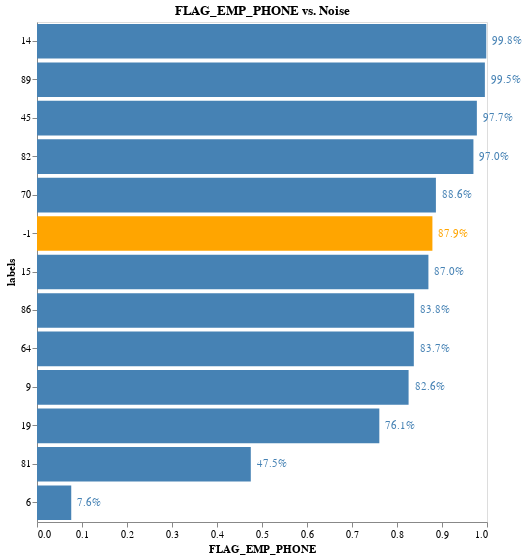

The code cell stored with this chart in its notebook:
### Code cell
plot_feature_percentage(top_5[4])

### Figure 1 — Vega-Lite specification as saved in the notebook (floating-point values rounded to 4 significant figures)
{"config": {"view": {"continuousWidth": 400, "continuousHeight": 300}}, "layer": [{"mark": "bar", "encoding": {"color": {"condition": {"value": "orange", "test": "(datum.labels === -1)"}, "value": "steelblue"}, "x": {"type": "quantitative", "axis": {"grid": false}, "field": "FLAG_EMP_PHONE", "title": "FLAG_EMP_PHONE"}, "y": {"type": "nominal", "field": "labels", "sort": {"field": "FLAG_EMP_PHONE", "order": "descending"}}}, "title": "FLAG_EMP_PHONE vs. Noise"}, {"mark": {"type": "text", "align": "left", "baseline": "middle", "dx": 6}, "encoding": {"color": {"condition": {"value": "orange", "test": "(datum.labels === -1)"}, "value": "steelblue"}, "text": {"type": "quantitative", "field": "FLAG_EMP_PHONE", "format": ".1%"}, "x": {"type": "quantitative", "axis": {"grid": false}, "field": "FLAG_EMP_PHONE", "title": "FLAG_EMP_PHONE"}, "y": {"type": "nominal", "field": "labels", "sort": {"field": "FLAG_EMP_PHONE", "order": "descending"}}}, "title": "FLAG_EMP_PHONE vs. Noise"}], "data": {"name": "data-80151b2b632f60379efc8b7cd56cab7f"}, "height": 500, "width": 450, "$schema": "https://vega.github.io/schema/vega-lite/v4.0.2.json", "datasets": {"data-80151b2b632f60379efc8b7cd56cab7f": [{"labels": -1, "PREV_DAYS_FIRST_DUE": 3839.0, "DAYS_EMPLOYED": 2376.0, "PERCENT_EMPLOYED_TO_AGE": 0.1504, "PREV_DAYS_LAST_DUE_1ST_VERSION": 37210.0, "FLAG_EMP_PHONE": 0.8787, "TARGET": 0.08115}, {"labels": 6, "PREV_DAYS_FIRST_DUE": 0.0, "DAYS_EMPLOYED": 63.45, "PERCENT_EMPLOYED_TO_AGE": 0.002907, "PREV_DAYS_LAST_DUE_1ST_VERSION": 0.0, "FLAG_EMP_PHONE": 0.07609, "TARGET": 0.07143}, {"labels": 9, "PREV_DAYS_FIRST_DUE": 10860.0, "DAYS_EMPLOYED": 2340.0, "PERCENT_EMPLOYED_TO_AGE": 0.1428, "PREV_DAYS_LAST_DUE_1ST_VERSION": 26690.0, "FLAG_EMP_PHONE": 0.8258, "TARGET": 0.0947}, {"labels": 14, "PREV_DAYS_FIRST_DUE": 0.0, "DAYS_EMPLOYED": 2032.0, "PERCENT_EMPLOYED_TO_AGE": 0.1356, "PREV_DAYS_LAST_DUE_1ST_VERSION": 0.0, "FLAG_EMP_PHONE": 0.9984, "TARGET": 0.06373}, {"labels": 15, "PREV_DAYS_FIRST_DUE": -1332.0, "DAYS_EMPLOYED": 1810.0, "PERCENT_EMPLOYED_TO_AGE": 0.1165, "PREV_DAYS_LAST_DUE_1ST_VERSION": 365200.0, "FLAG_EMP_PHONE": 0.8698, "TARGET": 0.1264}, {"labels": 19, "PREV_DAYS_FIRST_DUE": -727.3, "DAYS_EMPLOYED": 1945.0, "PERCENT_EMPLOYED_TO_AGE": 0.1213, "PREV_DAYS_LAST_DUE_1ST_VERSION": 79090.0, "FLAG_EMP_PHONE": 0.7607, "TARGET": 0.04908}, {"labels": 45, "PREV_DAYS_FIRST_DUE": 1885.0, "DAYS_EMPLOYED": 1543.0, "PERCENT_EMPLOYED_TO_AGE": 0.1174, "PREV_DAYS_LAST_DUE_1ST_VERSION": 2922.0, "FLAG_EMP_PHONE": 0.9775, "TARGET": 0.1139}, {"labels": 64, "PREV_DAYS_FIRST_DUE": 260.1, "DAYS_EMPLOYED": 2736.0, "PERCENT_EMPLOYED_TO_AGE": 0.1586, "PREV_DAYS_LAST_DUE_1ST_VERSION": 41510.0, "FLAG_EMP_PHONE": 0.8374, "TARGET": 0.07412}, {"labels": 70, "PREV_DAYS_FIRST_DUE": 127.1, "DAYS_EMPLOYED": 2226.0, "PERCENT_EMPLOYED_TO_AGE": 0.1455, "PREV_DAYS_LAST_DUE_1ST_VERSION": 79270.0, "FLAG_EMP_PHONE": 0.8864, "TARGET": 0.1067}, {"labels": 81, "PREV_DAYS_FIRST_DUE": 42800.0, "DAYS_EMPLOYED": 1137.0, "PERCENT_EMPLOYED_TO_AGE": 0.07377, "PREV_DAYS_LAST_DUE_1ST_VERSION": 34690.0, "FLAG_EMP_PHONE": 0.4751, "TARGET": 0.06229}, {"labels": 82, "PREV_DAYS_FIRST_DUE": -308.9, "DAYS_EMPLOYED": 1916.0, "PERCENT_EMPLOYED_TO_AGE": 0.127, "PREV_DAYS_LAST_DUE_1ST_VERSION": 170.8, "FLAG_EMP_PHONE": 0.9698, "TARGET": 0.1026}, {"labels": 86, "PREV_DAYS_FIRST_DUE": 735.4, "DAYS_EMPLOYED": 2058.0, "PERCENT_EMPLOYED_TO_AGE": 0.1341, "PREV_DAYS_LAST_DUE_1ST_VERSION": 100900.0, "FLAG_EMP_PHONE": 0.8382, "TARGET": 0.09482}, {"labels": 89, "PREV_DAYS_FIRST_DUE": -643.1, "DAYS_EMPLOYED": 2272.0, "PERCENT_EMPLOYED_TO_AGE": 0.1541, "PREV_DAYS_LAST_DUE_1ST_VERSION": -572.1, "FLAG_EMP_PHONE": 0.9953, "TARGET": 0.0857}]}}
